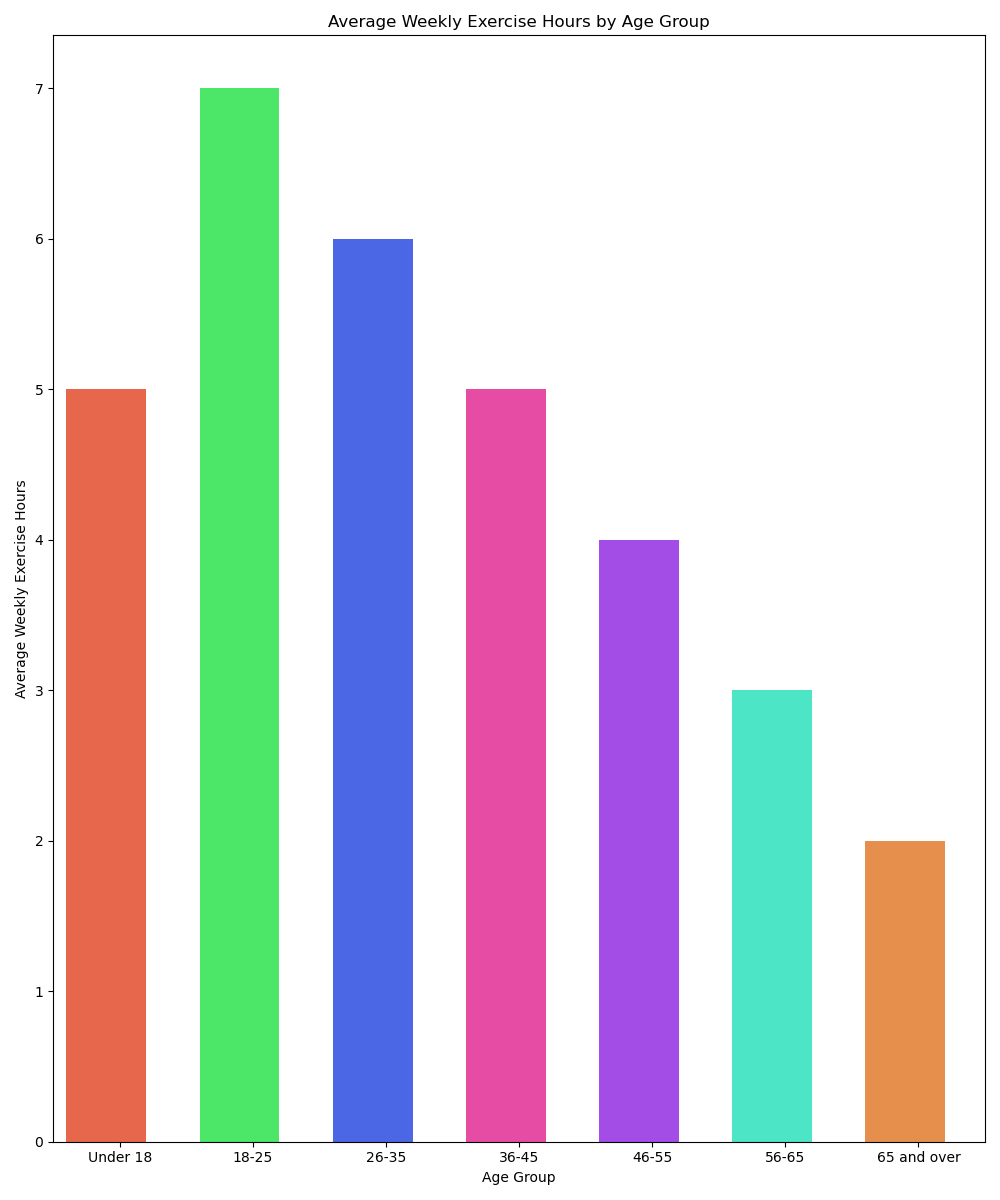

The script that drew this image:

import seaborn as sns
import pandas as pd
import matplotlib.pyplot as plt

# Create the dataframe from the given data
data = {
    'Age_Group': ['Under 18', '18-25', '26-35', '36-45', '46-55', '56-65', '65 and over'],
    'Average_Weekly_Exercise_Hours': [5, 7, 6, 5, 4, 3, 2]
}

df = pd.DataFrame(data)

# Define a color palette with hexadecimal color codes
colors = ["#ff5733", "#33ff57", "#3357ff", "#ff33a8",
          "#a833ff", "#33ffd6", "#ff8c33"]

# Create a figure and adjust its size
plt.figure(figsize=(10, 12))

# Draw a vertical barplot
barplot = sns.barplot(
    x='Age_Group',
    y='Average_Weekly_Exercise_Hours',
    data=df,
    palette=colors
)

# Modify bar width
for bar in barplot.patches:
    bar.set_width(0.6)

# Draw the plot
plt.title('Average Weekly Exercise Hours by Age Group')
plt.xlabel('Age Group')
plt.ylabel('Average Weekly Exercise Hours')

plt.tight_layout()
plt.show()
